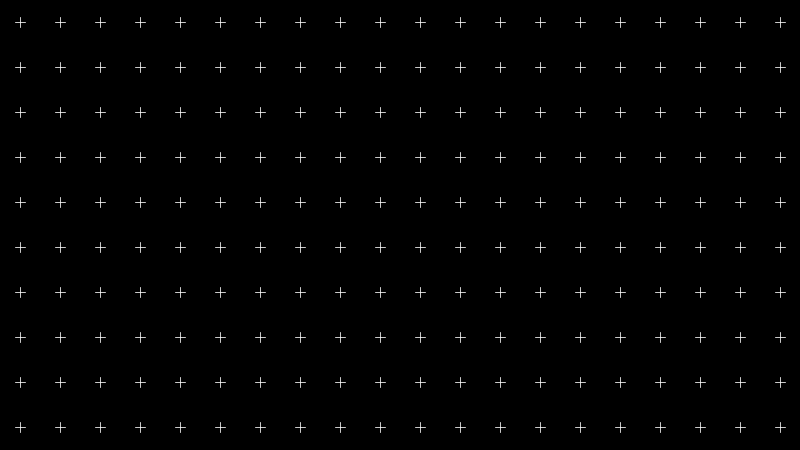
Frame 1 (no input)
Frame 60 (the mouse pressed at the canvas centre just before this capture): identical to frame 1, image omitted
Frame 120 (the mouse held since frame 60 and released just before this capture): identical to frame 1, image omitted

The Processing sketch that drew this single still picture (run headless with seeded random() and noise(); from frame 60 on, the mouse is pressed at the canvas centre):

// Processing sketch: ejemploGrid
// ── ejemploGrid.pde
int modo;
int filas, columnas;
int dx, dy;
void setup() {
  size(800, 450);  
  smooth();

  modo=1;//1:cruces,2:lineas,3:elipses.(elegir con el teclado:1,2 o 3)
  filas=10;
  columnas=20;
  dx=width/columnas;
  dy=height/filas;
  background(0);
  stroke(255, 200);
  noFill();
}


void draw() {
  background(0);
  for (int i=0;i<filas;i++) {
    for (int j=0;j<columnas;j++) {
      if (modo==1) {
        line(dx*j-5+dx/2, dy*i+dy/2, dx*j+5+dx/2, dy*i+dy/2);
        line(dx*j+dx/2, dy*i-5+dy/2, dx*j+dx/2, dy*i+5+dy/2);
      }
      else if (modo==2) {
        if (i==0) {
          line(dx*j, 0, dx*j, height);
        }
        if (j==0) {
          line(0, dy*i, width, dy*i);
        }
      }
      else if (modo==3) {
        ellipse(dx*j+dx/2, dy*i+dy/2, 5, 5);
      }
    }
  }
}


void keyPressed() {
  if (key=='1') {
    modo=1;
  }
  else if (key=='2') {
    modo=2;
  }
  else if (key=='3') {
    modo=3;
  }
}
